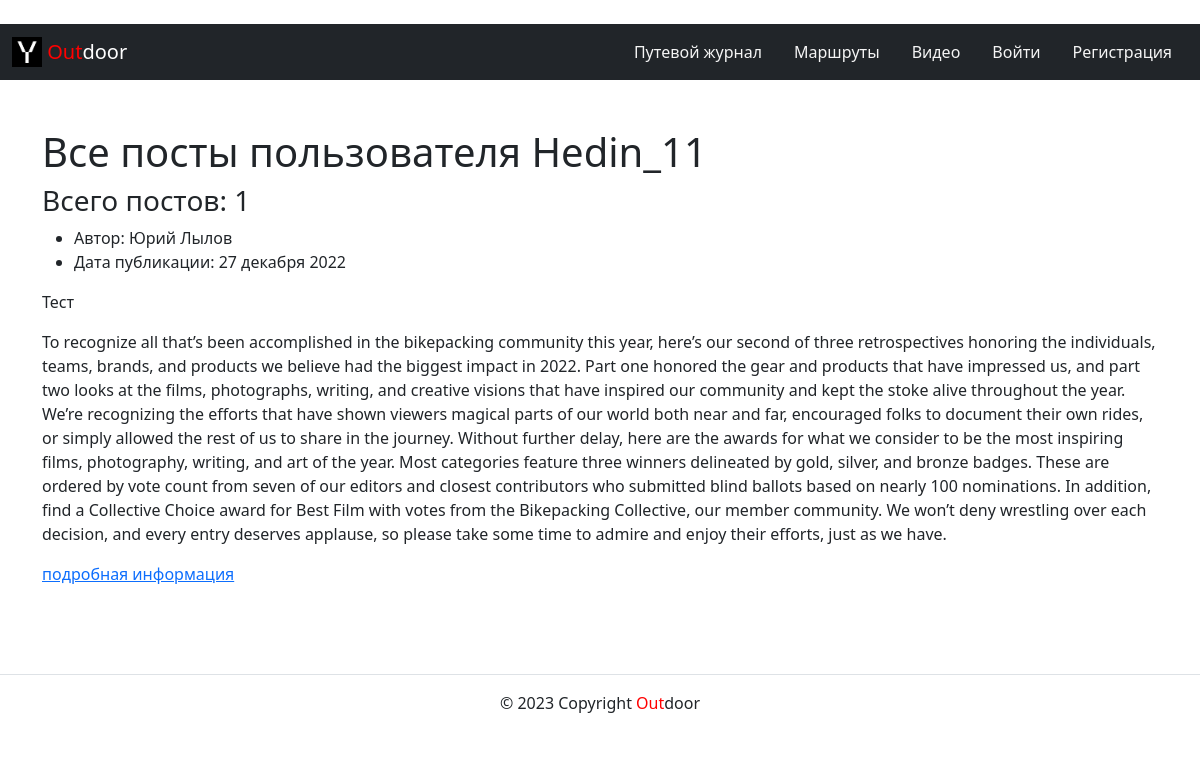
/profile/Hedin_11/posts/, run on an earlier commit of the app's database.
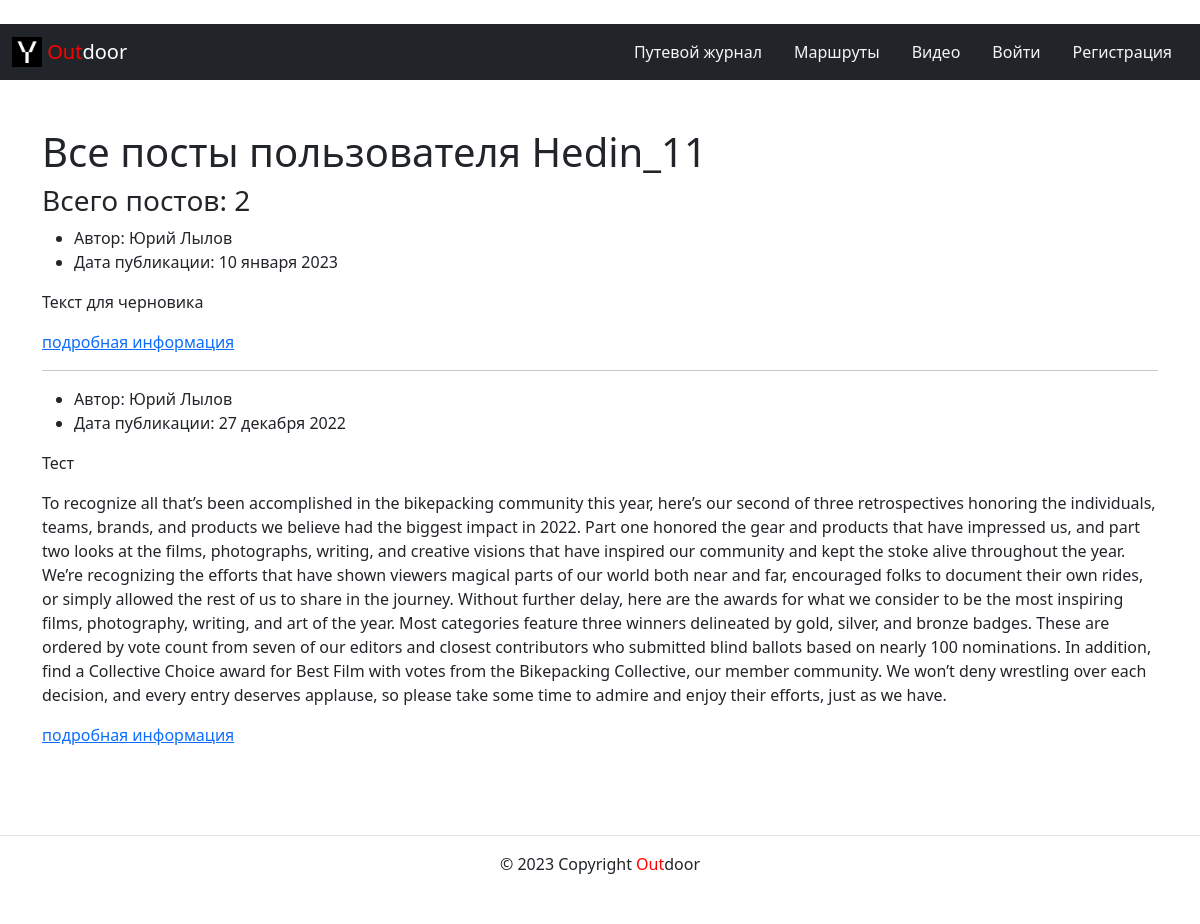
And on a later commit of the database.
### posts/models.py (models this page shows, shortened)
class Post(models.Model):
    title = models.CharField(
        max_length=255,
        verbose_name='Заголовок'
    )
    text = HTMLField(
        'Текст',
        help_text='Введите текст поста'
    )
    pub_date = models.DateTimeField(auto_now_add=True)
    author = models.ForeignKey(
        User,
        on_delete=models.CASCADE,
        related_name='posts',
        verbose_name='Автор',
        help_text='Автор поста'
    )
    category = models.ForeignKey(
        Category,
        related_name='posts',
        on_delete=models.CASCADE,
        help_text='Выберите категорию',
        verbose_name='Категория',
    )
    photo = models.ImageField(
        'Изображение',
        upload_to="images/%Y/%m/%d/",
        help_text='Добавьте изображение к посту',
    )
    is_published = models.BooleanField(
        blank=False,
        verbose_name='Публикация',
        default=False,
        help_text='Опубликовать или оставить в черновике?',
        )
    class Meta:
        ordering = ('-pub_date',)

### users/models.py (models this page shows, shortened)
class User(AbstractUser):
    username = models.CharField(
        unique=True,
        max_length=150,
        verbose_name='Ник пользователя',
        db_index=True,
    )
    email = models.EmailField(
        max_length=254,
        verbose_name='email',
        unique=True,
    )
    first_name = models.CharField(
        max_length=150,
        verbose_name='Имя пользователя',
        blank=True,
    )
    last_name = models.CharField(
        max_length=150,
        verbose_name='Фамилия пользователя',
        blank=True,
    )
    image = models.ImageField(
        'Фото профиля',
        default='default/User.png',
        upload_to="profiles/%Y/%m/%d/",
        help_text='Добавьте изображение к профилю',
        null=True,
        blank=True,
    )
    description = models.TextField(
        'О себе',
        blank=True,
        max_length=500
    )
    class Meta:
        verbose_name = 'Пользователи'
        verbose_name_plural = 'Пользователи'
        ordering = ['-date_joined']

### posts/views.py (the view)
# urls.py: path('profile/<str:username>/posts/', ProfilePostView.as_view(), name='profile_posts'),
class ProfilePostView(ListView):
    model = Post
    template_name: str = 'posts/profile_posts.html'
    context_object_name = 'page_obj'
    def get_context_data(self, *, object_list=None, **kwargs):
        context = super().get_context_data(**kwargs)
        context['title'] = self.kwargs['username']
        context['count'] = Post.objects.filter(author__username=self.kwargs['username']).count()
        context['fio'] = context['title']
        return context

### core/context_processors/year.py (called while the page is built)
def year(request):
    return {
        'year': timezone.now().year
    }

### templates/posts/profile_posts.html (shortened to what this page needs)
{% extends 'base.html' %}
{% block content %}
<div class="container py-5">
  <h1>Все посты пользователя {{ fio }}</h1>
  <h3>Всего постов: {{ count }}</h3>
  {% for post in page_obj %}
  <article>
    <ul>
      <li>Автор: {{ post.author.get_full_name }}</li>
      <li>Дата публикации: {{ post.pub_date|date:"d E Y"}}</li>
    </ul>
    <p>{{ post.text|safe }}</p>
    <a href="{% url 'posts:post_detail' post.id %}">подробная информация </a>
  </article>
    {% if not forloop.last %}
      <hr>
    {% endif %}
  {% endfor %}
</div>
{% endblock %}

What changed in the data, as far as the page shows it:
added Post: author.get_full_name "Юрий Лылов", pub_date "10 января 2023", text "Текст для черновика"
Also different on the page:
{{ count }}: "1" → "2"
